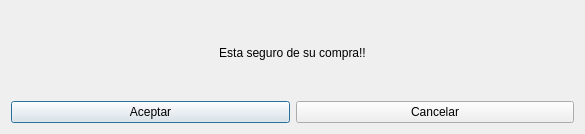
<?xml version="1.0" encoding="UTF-8"?>
<ui version="4.0">
 <class>VentanaConfirmacionUi</class>
 <widget class="QDialog" name="VentanaConfirmacionUi">
  <property name="geometry">
   <rect>
    <x>0</x>
    <y>0</y>
    <width>585</width>
    <height>134</height>
   </rect>
  </property>
  <property name="windowTitle">
   <string>Confirmacion Pago</string>
  </property>
  <layout class="QVBoxLayout" name="verticalLayout">
   <item>
    <widget class="QLabel" name="label">
     <property name="text">
      <string>Esta seguro de su compra!!</string>
     </property>
     <property name="alignment">
      <set>Qt::AlignCenter</set>
     </property>
    </widget>
   </item>
   <item>
    <layout class="QHBoxLayout" name="horizontalLayout">
     <item>
      <widget class="QPushButton" name="btnAceptar">
       <property name="text">
        <string>Aceptar</string>
       </property>
      </widget>
     </item>
     <item>
      <widget class="QPushButton" name="btnCancelar">
       <property name="text">
        <string>Cancelar</string>
       </property>
      </widget>
     </item>
    </layout>
   </item>
  </layout>
 </widget>
 <resources/>
 <connections/>
</ui>
